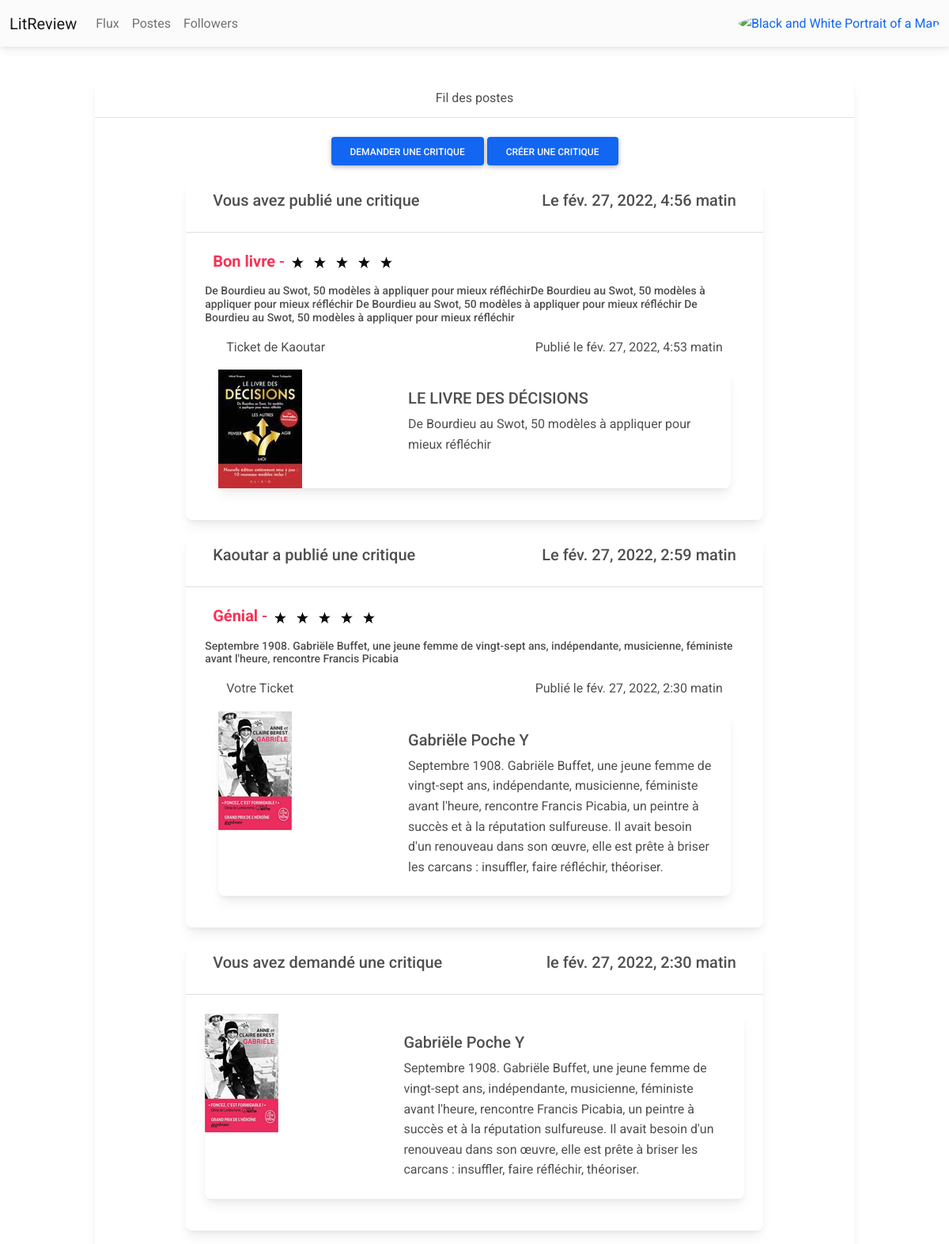
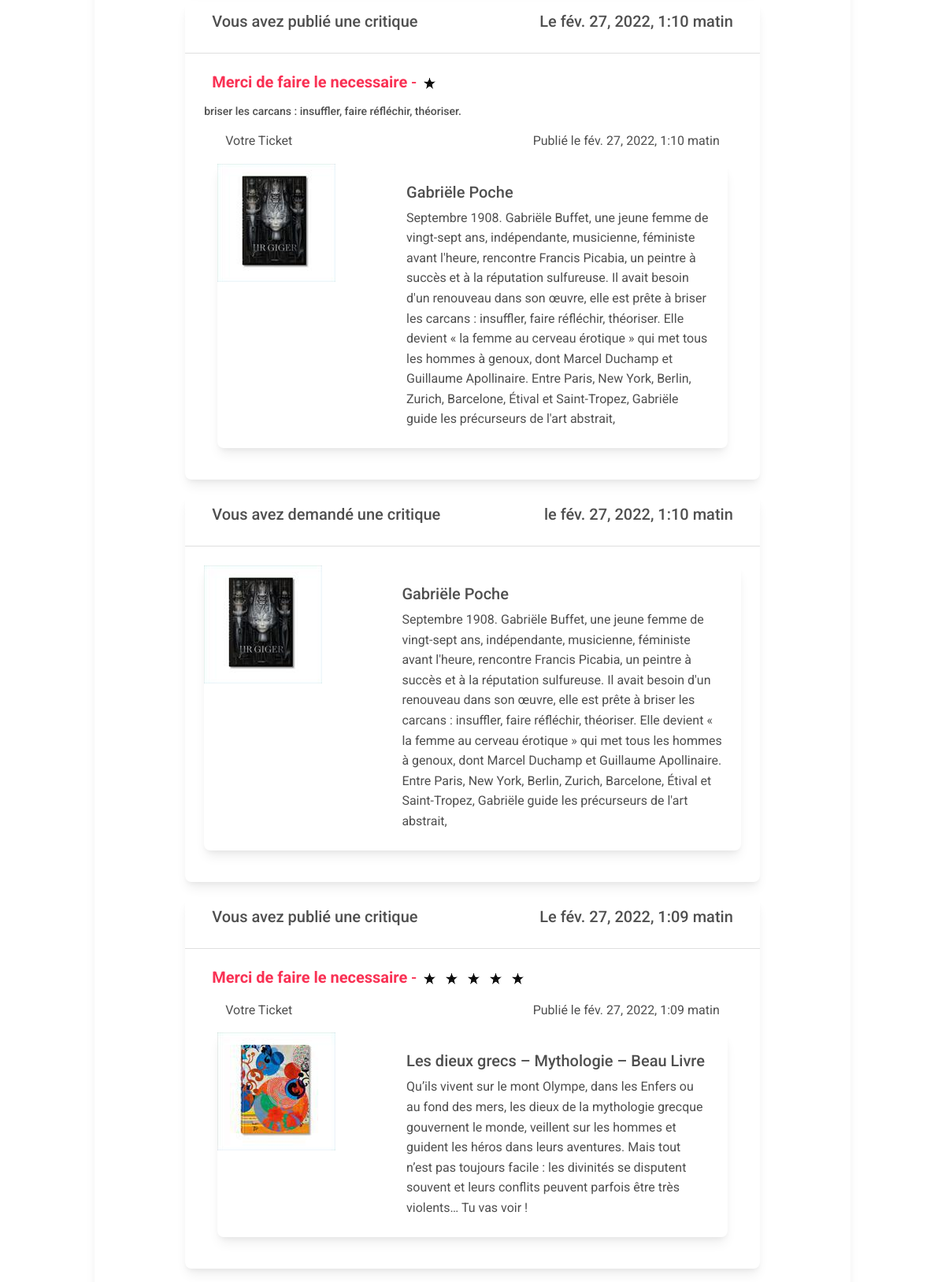
Screenshot of /home/ (signed in, upper part) with the database file from the repository (2 pictures, top to bottom).
### ReviewApp/models.py (models this page shows, shortened)
class Review(models.Model):
    ticket = models.ForeignKey(to=Ticket, on_delete=models.CASCADE)
    rating = models.PositiveSmallIntegerField(
        validators=[MinValueValidator(0), MaxValueValidator(5)])
    user = models.ForeignKey(to=settings.AUTH_USER_MODEL,
                             on_delete=models.CASCADE)
    headline = models.CharField(max_length=128)
    body = models.TextField(max_length=8192, blank=True)
    time_created = models.DateTimeField(auto_now_add=True)
    def range_rating(self):
        return range(self.rating)

class Ticket(models.Model):
    title = models.CharField(max_length=128)
    description = models.TextField(max_length=2048, blank=True)
    user = models.ForeignKey(to=settings.AUTH_USER_MODEL,
                             on_delete=models.CASCADE)
    image = models.ImageField(null=True, blank=True)
    time_created = models.DateTimeField(auto_now_add=True)
    reviewed = models.BooleanField(default=False)
    IMAGE_MAX_SIZE = (150, 150)

### ReviewApp/views.py (the view)
# urls.py: 2. Add a URL to urlpatterns:  path('', views.home, name='home')
@login_required
def home(request):
    if models.UserFollows.objects.filter(user=request.user):
        own_tickets = models.Ticket.objects.filter(user=request.user)
        follow_tickets = models.Ticket.objects.filter(
            user__in=models.UserFollows.objects.filter(
                user=request.user).values_list('followed_user'))
        own_reviews = models.Review.objects.filter(user=request.user)
        follow_reviews = models.Review.objects.filter(
            user__in=models.UserFollows.objects.filter(
                user=request.user).values_list('followed_user'))
        other_reviews = models.Review.objects.filter(
            ticket__user=request.user).difference(own_reviews, follow_reviews)
        tickets_and_reviews = sorted(
            chain(own_tickets, follow_tickets, own_reviews, follow_reviews,
                  other_reviews), key=lambda element: element.time_created,
            reverse=True)
    else:
        tickets = models.Ticket.objects.all()
        reviews = models.Review.objects.all()
        tickets_and_reviews = sorted(chain(tickets, reviews),
                                     key=lambda element: element.time_created,
                                     reverse=True)
    paginator = Paginator(tickets_and_reviews, 10)
    page_number = request.GET.get('page')
    page_obj = paginator.get_page(page_number)
    context = {'instances': page_obj}
    return render(request, 'review/home.html', context)

### ReviewApp/templatetags/extras.py (called while the page is built)
@register.filter
def model_type(instance):
    return type(instance).__name__

### ReviewApp/templates/review/home.html (shortened to what this page needs)
{% extends 'index.html' %}
{% load extras %}
{% block content %}
<div class="connexion_page">
<div class="card text-center" style="width: 80%; height:100%;text-align:center;">
  <div class="card-header" style="text-align:center;">Fil des postes</div>
  <div class="card-body" >
<div style="text-align:center;">
  <a href="{% url 'create_ticket' %}"><button class="btn btn-primary" type="button">Demander une critique</button></a>
  <a href="{% url 'create_review' %}"><button class="btn btn-primary" type="button">Créer une critique</button></a>
</div>
{% for instance in instances %}
    {% if instance|model_type == 'Ticket' %}
        <div class="ticket">
            {% include 'review/element/ticket.html' with ticket=instance %}
        </div>
    {% endif %}
    {% if instance|model_type == 'Review' %}
        <div class="review">
            {% include 'review/element/review.html' with review=instance %}
        </div>
    {% endif %}
{% endfor %}
  </div>
</div>
</div>
{% endblock %}

### ReviewApp/templates/review/element/review.html (shortened to what this page needs)
{% load extras %}
{% load static %}
<div class="card">
  <h5 class="card-header">
  <div class="ticket_head">
      {% if user == review.user %}
    <p>Vous avez publié une critique</p>
{% else %}
    <p>{{ review.user}} a publié une critique</p>
{% endif %}
      <p>Le {{ review.time_created }}</p>
  </div>
  </h5>
  <div class="card-body">
      <h5 class="card-title"><div class="rating">
    <p style="color:#F93154"><strong>{{ review.headline }}</strong> -
        {% for i in review.range_rating %}
            <img alt="star" src="{% static 'star.png' %}">
        {% endfor %}
    </p>
</div>
      <p style="font-size: 14px;">{{ review.body }}</p>
</h5>
    <div class="ticket_inside">
    {% include 'review/element/inside_ticket.html' with  ticket=review.ticket%}
</div>
  </div>
</div>

### ReviewApp/templates/review/element/inside_ticket.html
 <div class="ticket_head">
    {% if user == ticket.user %}
        <p> Votre Ticket</p>
    {% else %}
        <p>Ticket de {{ ticket.user }}</p>
    {% endif %}
        <p>Publié le {{ ticket.time_created }}</p>
</div>
<div class="contain_ticket">
    {% include 'review/element/base_ticket.html' %}
</div>

### ReviewApp/templates/review/element/base_ticket.html (shortened to what this page needs)
<div class="card mb-3" style="max-width: 800px;">
  <div class="row g-0">
    <div class="col-md-4">
      <img alt="rien" src="{{ ticket.image.url }}">
    </div>
    <div class="col-md-8">
      <div class="card-body">
        <h5 class="card-title">{{ ticket.title }}</h5>
        <p class="card-text">
          {{ ticket.description }}
        </p>
      </div>
    </div>
  </div>
</div>

### ReviewApp/templates/review/element/ticket.html (shortened to what this page needs)
<div class="card">
  <h5 class="card-header">
      <div class="ticket_head">
    {% if user == ticket.user %}
        <p>Vous avez demandé une critique </p>
{% else %}
        <p>{{ ticket.user }} a demandé une critique</p>
{% endif %}
        <p>le {{ ticket.time_created }}</p>
</div>
  </h5>
  <div class="card-body">
   {% include 'review/element/base_ticket.html' %}
  </div>
</div>

### static/style.css (style rules this page uses)
html { background-color: #EEE; height: 100%; }
body { width: 100%; margin: auto; margin-top: 20px; }
.connexion_page { display: flex; justify-content: space-around; margin-top: 40px; }
.ticket { width: 80%; margin: auto; margin-top: 20px; text-align: left; }
.review { width: 80%; margin: auto; margin-top: 20px; text-align: left; }
.ticket_inside { margin: auto; margin-bottom: 10px; width: 95%; }
button { margin-bottom: 10px; }
.ticket_head { display: flex; justify-content: space-between; margin: 0 10px; }
.rating { margin: 0 10px; }

### rows the page displays
Review: shows "Vous avez publié une critique", time_created "fév. 27, 2022, 4:56 matin", headline "Bon livre", rating 5 (drawn), body "De Bourdieu au Swot, 50 modèles à appliquer pour mieux réfléchirDe Bourdieu au Swot, 50 modèles à appliquer pour mieux réfléchir De Bourdieu au Swot, 50 modèles à appliquer pour mieux réfléchir De Bourdieu au Swot, 50 modèles à appliquer pour mieux réfléchir", image (picture)
Ticket: user "Kaoutar", time_created "fév. 27, 2022, 4:53 matin", title "LE LIVRE DES DÉCISIONS", description "De Bourdieu au Swot, 50 modèles à appliquer pour mieux réfléchir"
Review: user "Kaoutar", time_created "fév. 27, 2022, 2:59 matin", headline "Génial", rating 5 (drawn), body "Septembre 1908. Gabriële Buffet, une jeune femme de vingt-sept ans, indépendante, musicienne, féministe avant l'heure, rencontre Francis Picabia", shows "Votre Ticket", image (picture)
Ticket: time_created "fév. 27, 2022, 2:30 matin", title "Gabriële Poche Y", description "Septembre 1908. Gabriële Buffet, une jeune femme de vingt-sept ans, indépendante, musicienne, féministe avant l'heure, rencontre Francis Picabia, un peintre à succès et à la réputation sulfureuse. Il avait besoin d'un renouveau dans son œuvre, elle est prête à briser les carcans : insuffler, faire réfléchir, théoriser.", shows "Vous avez demandé une critique", image (picture)
Review: shows "Vous avez publié une critique", time_created "fév. 27, 2022, 1:10 matin", headline "Merci de faire le necessaire", rating 1 (drawn), body "briser les carcans : insuffler, faire réfléchir, théoriser.", shows "Votre Ticket", image (picture)
Ticket: time_created "fév. 27, 2022, 1:10 matin", title "Gabriële Poche", description "Septembre 1908. Gabriële Buffet, une jeune femme de vingt-sept ans, indépendante, musicienne, féministe avant l'heure, rencontre Francis Picabia, un peintre à succès et à la réputation sulfureuse. Il avait besoin d'un renouveau dans son œuvre, elle est prête à briser les carcans : insuffler, faire réfléchir, théoriser. Elle devient « la femme au cerveau érotique » qui met tous les hommes à genoux, dont Marcel Duchamp et Guillaume Apollinaire. Entre Paris, New York, Berlin, Zurich, Barcelone, Étival et Saint-Tropez, Gabriële guide les précurseurs de l'art abstrait,", shows "Vous avez demandé une critique", image (picture)
Review: shows "Vous avez publié une critique", time_created "fév. 27, 2022, 1:09 matin", headline "Merci de faire le necessaire", rating 5 (drawn), shows "Votre Ticket", image (picture)
Ticket: time_created "fév. 27, 2022, 1:09 matin", title "Les dieux grecs – Mythologie – Beau Livre", description "Qu’ils vivent sur le mont Olympe, dans les Enfers ou au fond des mers, les dieux de la mythologie grecque gouvernent le monde, veillent sur les hommes et guident les héros dans leurs aventures. Mais tout n’est pas toujours facile : les divinités se disputent souvent et leurs conflits peuvent parfois être très violents… Tu vas voir !"
